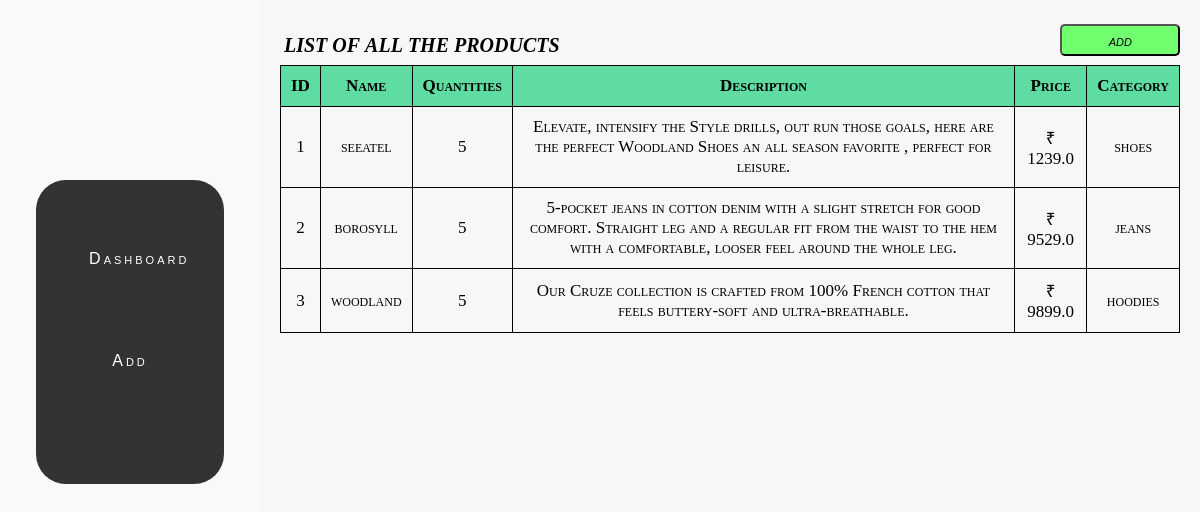
/dashboard, run on the app's committed database.
### model/model.py (models this page shows, shortened)
class Products(db.Model):
    __tablename__ = "products"
    id = db.Column(db.Integer, primary_key=True)
    name = db.Column(db.String, nullable=False)
    quantity = db.Column(db.Integer, nullable=False)
    description = db.Column(db.String, nullable=False)
    price = db.Column(db.Float, nullable=False)
    category = db.Column(db.String, nullable=False)

### app.py (the view)
@app.route("/dashboard", methods=["GET", "POST"])
def dashboard_products():
    products = db.session.query(Products).all()
    if products:
        return render_template("dash.html", products=products)
    else:
        return render_template("index.html")

### templates/dash.html (shortened to what this page needs)
{% extends "index.html" %} {% block contents %}
<div class="container">
  <h1
    style="
      position: absolute;
      display: flex;
      margin-left: 2%;
      font-variant: all-small-caps;
      font-style: italic;
      font-size: 28px;
      top: 1%;
    "
  >
    List of all the products
  </h1>
  <button
    id="add_hover"
    style="
      width: 10%;
      position: absolute;
      margin-left: 66.7%;
      background-color: #6fff6f;
      margin-top: 2%;
      height: 4%;
      color: black;
      border-radius: 5px;
      font-variant: all-small-caps;
      font-style: oblique;
      font-size: 15px;
    "
    onclick="showProductsPopup()"
  >
    Add
  </button>
      {% set seen_categories = [] %}
  <div class="main-content">
    <table class="styled-table">
      <thead>
        <tr>
          <th>ID</th>
          <th>Name</th>
          <th>Quantities</th>
          <th>Description</th>
          <th>Price</th>
          <th>Category</th>
        </tr>
      </thead>
      <tbody>
        {% for product in products %}
        <tr>
          <td>{{ product.id }}</td>
          <td>{{ product.name }}</td>
          <td>{{ product.quantity }}</td>
          <td>{{ product.description }}</td>
          <td>₹ {{ product.price }}</td>
          <td>{{ product.category }}</td>
        </tr>
        {% endfor %}
      </tbody>
    </table>
  </div>
</div>
{% endblock %}

### templates/index.html (shortened to what this page needs)
<!DOCTYPE html>
<html lang="en">
  <head>
  </head>
  <body>
    <div class="container">
      <div class="left-side">
        <button
          id="dashboard_btn"
          onclick="window.location.href='/dashboard'"
          style="
            margin-top: 30%;
            margin-left: 24%;
            width: 50%;
            font-size: 16px;
            text-align: center;
            height: 15%;
            cursor: pointer;
            color: white;
            border-radius: 3px;
            background-color: transparent;
            border-color: transparent;
            font-variant: petite-caps;
            letter-spacing: 3px;
          "
        >
          Dashboard
        </button>
        <button
          id="add_btn"
          onclick="window.location.href='/add_category'"
          style="
            margin-left: 25%;
            width: 50%;
            height: 15%;
            font-size: 16px;
            cursor: pointer;
            color: white;
            border-radius: 3px;
            background-color: transparent;
            border-color: transparent;
            margin-top: 30%;
            font-variant: petite-caps;
            letter-spacing: 3px;
            text-align: center;
          "
        >
          Add
        </button>
      </div>
      <div class="right-side">
        {% block contents %}{% endblock %}
      </div>
    </div>
  </body>
</html>

### templates/index.html (style rules this page uses)
body, html { height: 100%; margin: 0; padding: 0; }
.container { display: flex; width: 100%; background-color: rgb(248 248 248 / 79%); height: 100%; }
.left-side { height: 38%; width: 16%; background-color: rgb(22 22 22 / 87%); margin-top: 15%; margin-left: 3%; margin-right: 3%; border-radius: 30px; }
.right-side { width: 80%; background-color: rgb(248 248 248 / 79%); }
#dashboard_btn { transition: transform 0.5s; }
#add_btn { transition: transform 0.5s; }

### templates/dash.html (style rules this page uses)
.container { display: flex; width: 100%; height: 100%; }
.main-content { flex: 4; width: 80%; padding: 20px; }
.styled-table { width: 100%; border-collapse: collapse; border: 1px solid black; margin-top: 5%; }
.styled-table tr { font-variant: petite-caps; font-size: 17px; }
.styled-table th, .styled-table td { border: 1px solid black; padding: 10px; text-align: center; }
.styled-table th { background-color: #5edca1; }

### data on the page
Products: id "1", name "seeatel", quantity "5", description "Elevate, intensify the Style drills, out run those goals, here are the perfect Woodland Shoes an all season favorite , perfect for leisure.", price "1239.0", category "shoes"
Products: id "2", name "borosyll", quantity "5", description "5-pocket jeans in cotton denim with a slight stretch for good comfort. Straight leg and a regular fit from the waist to the hem with a comfortable, looser feel around the whole leg.", price "9529.0", category "jeans"
Products: id "3", name "woodland", quantity "5", description "Our Cruze collection is crafted from 100% French cotton that feels buttery-soft and ultra-breathable.", price "9899.0", category "hoodies"
